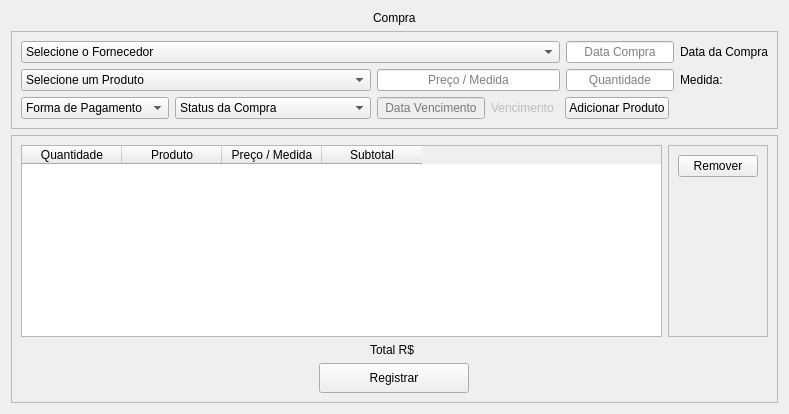
                <widget class="QWidget" name="tb_compras_cadastro">
                 <attribute name="title">
                  <string>Cadastrar</string>
                 </attribute>
                 <layout class="QVBoxLayout" name="verticalLayout_29">
                  <item alignment="Qt::AlignHCenter">
                   <widget class="QLabel" name="label_15">
                    <property name="maximumSize">
                     <size>
                      <width>16777215</width>
                      <height>30</height>
                     </size>
                    </property>
                    <property name="text">
                     <string>Compra</string>
                    </property>
                   </widget>
                  </item>
                  <item>
                   <widget class="QFrame" name="frame_11">
                    <property name="frameShape">
                     <enum>QFrame::StyledPanel</enum>
                    </property>
                    <property name="frameShadow">
                     <enum>QFrame::Raised</enum>
                    </property>
                    <layout class="QGridLayout" name="gridLayout_5">
                     <item row="0" column="5">
                      <widget class="QLineEdit" name="txt_compra_data">
                       <property name="alignment">
                        <set>Qt::AlignCenter</set>
                       </property>
                       <property name="placeholderText">
                        <string>Data Compra</string>
                       </property>
                      </widget>
                     </item>
                     <item row="1" column="5">
                      <widget class="QLineEdit" name="txt_compra_quant">
                       <property name="alignment">
                        <set>Qt::AlignCenter</set>
                       </property>
                       <property name="placeholderText">
                        <string>Quantidade</string>
                       </property>
                      </widget>
                     </item>
                     <item row="1" column="6">
                      <widget class="QLabel" name="lb_compra_medida">
                       <property name="text">
                        <string>Medida: </string>
                       </property>
                      </widget>
                     </item>
                     <item row="2" column="0">
                      <widget class="QComboBox" name="select_compra_pagamento">
                       <item>
                        <property name="text">
                         <string>Forma de Pagamento</string>
                        </property>
                       </item>
                       <item>
                        <property name="text">
                         <string>A vista</string>
                        </property>
                       </item>
                       <item>
                        <property name="text">
                         <string>Credito</string>
                        </property>
                       </item>
                       <item>
                        <property name="text">
                         <string>Débito</string>
                        </property>
                       </item>
                       <item>
                        <property name="text">
                         <string>Prazo</string>
                        </property>
                       </item>
                      </widget>
                     </item>
                     <item row="0" column="0" colspan="5">
                      <widget class="QComboBox" name="select_compra_fornecedor">
                       <item>
                        <property name="text">
                         <string>Selecione o Fornecedor</string>
                        </property>
                       </item>
                      </widget>
                     </item>
                     <item row="0" column="6">
                      <widget class="QLabel" name="label_17">
                       <property name="text">
                        <string>Data da Compra</string>
                       </property>
                      </widget>
                     </item>
                     <item row="1" column="0" colspan="2">
                      <widget class="QComboBox" name="select_compra_produto">
                       <item>
                        <property name="text">
                         <string>Selecione um Produto</string>
                        </property>
                       </item>
                      </widget>
                     </item>
                     <item row="2" column="4" colspan="2" alignment="Qt::AlignHCenter">
                      <widget class="QPushButton" name="btn_add_produto_compra">
                       <property name="cursor">
                        <cursorShape>PointingHandCursor</cursorShape>
                       </property>
                       <property name="text">
                        <string>Adicionar Produto</string>
                       </property>
                      </widget>
                     </item>
                     <item row="2" column="1">
                      <widget class="QComboBox" name="select_compra_status">
                       <item>
                        <property name="text">
                         <string>Status da Compra</string>
                        </property>
                       </item>
                       <item>
                        <property name="text">
                         <string>AGUARDANDO PAGAMENTO</string>
                        </property>
                       </item>
                       <item>
                        <property name="text">
                         <string>PAGO</string>
                        </property>
                       </item>
                       <item>
                        <property name="text">
                         <string>ATRASADO</string>
                        </property>
                       </item>
                      </widget>
                     </item>
                     <item row="2" column="2">
                      <widget class="QLineEdit" name="txt_compra_vencimento">
                       <property name="enabled">
                        <bool>false</bool>
                       </property>
                       <property name="text">
                        <string/>
                       </property>
                       <property name="alignment">
                        <set>Qt::AlignCenter</set>
                       </property>
                       <property name="placeholderText">
                        <string>Data Vencimento</string>
                       </property>
                      </widget>
                     </item>
                     <item row="1" column="2" colspan="3">
                      <widget class="QLineEdit" name="txt_compra_precmedida">
                       <property name="alignment">
                        <set>Qt::AlignCenter</set>
                       </property>
                       <property name="placeholderText">
                        <string>Preço / Medida</string>
                       </property>
                      </widget>
                     </item>
                     <item row="2" column="3">
                      <widget class="QLabel" name="lb_compra_vencimento">
                       <property name="enabled">
                        <bool>false</bool>
                       </property>
                       <property name="text">
                        <string>Vencimento</string>
                       </property>
                      </widget>
                     </item>
                    </layout>
                   </widget>
                  </item>
                  <item>
                   <widget class="QFrame" name="frame_12">
                    <property name="frameShape">
                     <enum>QFrame::StyledPanel</enum>
                    </property>
                    <property name="frameShadow">
                     <enum>QFrame::Raised</enum>
                    </property>
                    <layout class="QVBoxLayout" name="verticalLayout_31">
                     <item>
                      <layout class="QHBoxLayout" name="horizontalLayout_9">
                       <item>
                        <widget class="QTableWidget" name="tb_produtos_compra_widget">
                         <column>
                          <property name="text">
                           <string>Quantidade</string>
                          </property>
                         </column>
                         <column>
                          <property name="text">
                           <string>Produto</string>
                          </property>
                         </column>
                         <column>
                          <property name="text">
                           <string>Preço / Medida</string>
                          </property>
                         </column>
                         <column>
                          <property name="text">
                           <string>Subtotal</string>
                          </property>
                         </column>
                        </widget>
                       </item>
                       <item>
                        <widget class="QFrame" name="frame_13">
                         <property name="frameShape">
                          <enum>QFrame::StyledPanel</enum>
                         </property>
                         <property name="frameShadow">
                          <enum>QFrame::Raised</enum>
                         </property>
                         <layout class="QVBoxLayout" name="verticalLayout_30">
                          <item>
                           <widget class="QPushButton" name="btn_remover_produto_compra">
                            <property name="cursor">
                             <cursorShape>PointingHandCursor</cursorShape>
                            </property>
                            <property name="text">
                             <string>Remover</string>
                            </property>
                           </widget>
                          </item>
                          <item>
                           <spacer name="verticalSpacer_17">
                            <property name="orientation">
                             <enum>Qt::Vertical</enum>
                            </property>
                            <property name="sizeHint" stdset="0">
                             <size>
                              <width>20</width>
                              <height>40</height>
                             </size>
                            </property>
                           </spacer>
                          </item>
                         </layout>
                        </widget>
                       </item>
                      </layout>
                     </item>
                     <item alignment="Qt::AlignHCenter">
                      <widget class="QLabel" name="lb_total_compra">
                       <property name="styleSheet">
                        <string notr="true">font: 75 14pt &quot;MS Shell Dlg 2&quot;;</string>
                       </property>
                       <property name="text">
                        <string>Total R$ </string>
                       </property>
                      </widget>
                     </item>
                     <item alignment="Qt::AlignHCenter">
                      <widget class="QPushButton" name="btn_compra_registrar">
                       <property name="minimumSize">
                        <size>
                         <width>150</width>
                         <height>30</height>
                        </size>
                       </property>
                       <property name="cursor">
                        <cursorShape>PointingHandCursor</cursorShape>
                       </property>
                       <property name="text">
                        <string>Registrar</string>
                       </property>
                      </widget>
                     </item>
                    </layout>
                   </widget>
                  </item>
                 </layout>
                </widget>
